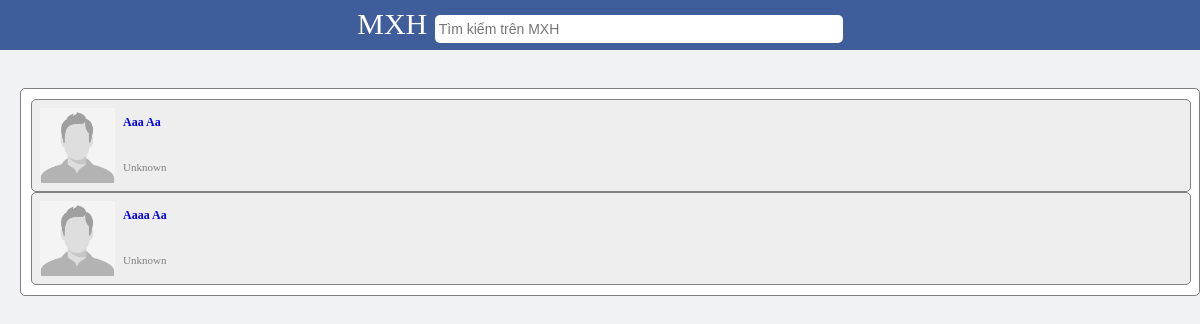
The app's page /search.php?find=Aaa (signed in) with its own data.
### tables this page shows
CREATE TABLE `users` (
  `id` bigint(20) NOT NULL,
  `userid` bigint(20) NOT NULL,
  `owner` bigint(20) NOT NULL,
  `first_name` varchar(20) NOT NULL,
  `last_name` varchar(20) NOT NULL,
  `gender` varchar(6) NOT NULL,
  `type` varchar(10) NOT NULL,
  `profile_image` varchar(500) NOT NULL,
  `cover_image` varchar(500) NOT NULL,
  `date` datetime NOT NULL,
  `online` int(11) NOT NULL,
  `email` varchar(100) NOT NULL,
  `password` varchar(64) NOT NULL,
  `url_address` varchar(100) NOT NULL,
  `likes` int(11) NOT NULL,
  `about` text NOT NULL,
  `tag_name` varchar(20) NOT NULL,
  `group_type` varchar(8) NOT NULL
);

### classes/connect.php (called while the page is built, shortened)
<?php
class Database
{
	private $host = "localhost";
	private $username = "root";
	private $password = "";
	private $db = "mybook_db";
	function connect()
	{
		$connection = mysqli_connect($this->host,$this->username,$this->password,$this->db);
		return $connection;
	}
	function read($query)
	{
		$conn = $this->connect();
		$result = mysqli_query($conn,$query);
		if(!$result)
		{
			return false;
		}
		else
		{
			$data = false;
			while($row = mysqli_fetch_assoc($result))
			{
				$data[] = $row;
			}
			return $data;
		}
	}
}

### classes/user.php (called while the page is built, shortened)
<?php
class User
{
	public function get_user($id)
	{
		$query = "select * from users where userid = '$id' limit 1";
		$DB = new Database();
		$result = $DB->read($query);
		if($result)
		{
			return $result[0];
		}else
		{
			return false;
		}
	}
}

### user.php (the view, shortened to what this page needs)
<div id="friends" style="border:1px solid gray;border-radius:5px;margin-right:5px;display: inline-block; width: 100%;background-color: #eee;">
	<?php
		$image = "images/user_male.jpg";
	?>
	<a href="<?=ROOT?><?php echo $FRIEND_ROW['type']; ?>/<?php echo $FRIEND_ROW['userid']; ?>">
 		<img id="friends_img" src="<?php echo ROOT . $image ?>">
		<br>
		<?php echo $FRIEND_ROW['first_name'] . " " . $FRIEND_ROW['last_name'] ?>
		<br>
		<?php
			$online = "<br> Unknown";
		?>
		<br>
		<span style="color: grey;font-size: 11px;font-weight: normal;"><?php echo $online ?></span>
 	</a>
</div>

### search.php (shortened to what this page needs)
<?php
	include("classes/autoload.php");
	if(isset($_GET['find'])){
		$find = addslashes($_GET['find']);
		$sql = "select * from users where first_name like '%$find%' || last_name like '%$find%' limit 30";
		$DB = new Database();
		$results = $DB->read($sql);
	}
?>
<!DOCTYPE html>
	<html>
	<head>
	</head>
	<body style="font-family:nunito;background-color:#f0f2f5;margin:0">
		<br>
		<?php include("header.php"); ?>
		<div style="width: 1200px;margin:auto;min-height: 400px;">
			<div style="display: flex;">
 				<div style="min-height: 400px;flex:2.5;padding: 20px;padding-right: 0px;">
 					<div style="margin-top:50px;border:1px solid gray;border-radius:5px;; padding: 10px;background-color: white;">
  					 <?php
  					 		$User = new User();
  					 		if(is_array($results)){
  					 			foreach ($results as $row) {
  					 				$FRIEND_ROW = $User->get_user($row['userid']);
 									if($row['type'] == "profile"){
 										include("user.php");
 									}elseif($row['type'] == "group"){
 										include("group.inc.php");
 									}
 					 			}
  					 		}else{
  					 			echo "Không tìm thấy kết quả.";
  					 		}
  					 ?>
  					 <br style="clear: both;">
 					</div>
 				</div>
			</div>
		</div>
	</body>
</html>

### search.php (style rules this page uses)
#friends_img { width: 75px; float: left; margin:8px; }
#friends { clear: both; font-size: 12px; font-weight: bold; color: #405d9b; }

### header.php (style rules this page uses)
a { text-decoration: none; }

### records on screen
users: first_name "Aaa", last_name "Aa"
users: first_name "Aaaa", last_name "Aa"
